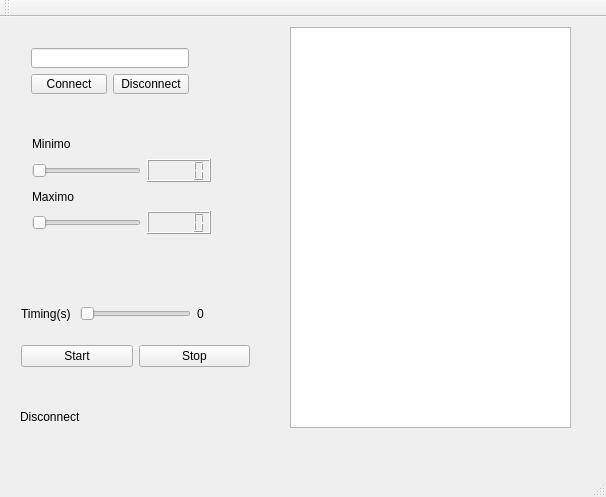
<?xml version="1.0" encoding="UTF-8"?>
<ui version="4.0">
 <class>MainWindow</class>
 <widget class="QMainWindow" name="MainWindow">
  <property name="geometry">
   <rect>
    <x>0</x>
    <y>0</y>
    <width>606</width>
    <height>497</height>
   </rect>
  </property>
  <property name="windowTitle">
   <string>MainWindow</string>
  </property>
  <widget class="QWidget" name="centralWidget">
   <widget class="QTextBrowser" name="textBrowser">
    <property name="geometry">
     <rect>
      <x>290</x>
      <y>10</y>
      <width>281</width>
      <height>401</height>
     </rect>
    </property>
   </widget>
   <widget class="QLabel" name="label_Status">
    <property name="geometry">
     <rect>
      <x>20</x>
      <y>390</y>
      <width>111</width>
      <height>20</height>
     </rect>
    </property>
    <property name="text">
     <string>Disconnect</string>
    </property>
   </widget>
   <widget class="QWidget" name="layoutWidget">
    <property name="geometry">
     <rect>
      <x>21</x>
      <y>107</y>
      <width>201</width>
      <height>121</height>
     </rect>
    </property>
    <layout class="QGridLayout" name="gridLayout">
     <item row="0" column="0">
      <widget class="QLabel" name="label_2">
       <property name="text">
        <string>Minimo</string>
       </property>
      </widget>
     </item>
     <item row="1" column="0">
      <widget class="QSlider" name="horizontalSliderMin">
       <property name="orientation">
        <enum>Qt::Orientation::Horizontal</enum>
       </property>
      </widget>
     </item>
     <item row="1" column="1">
      <widget class="QLCDNumber" name="lcdNumber"/>
     </item>
     <item row="2" column="0">
      <widget class="QLabel" name="label_3">
       <property name="text">
        <string>Maximo</string>
       </property>
      </widget>
     </item>
     <item row="3" column="0">
      <widget class="QSlider" name="horizontalSlider_2Max">
       <property name="orientation">
        <enum>Qt::Orientation::Horizontal</enum>
       </property>
      </widget>
     </item>
     <item row="3" column="1">
      <widget class="QLCDNumber" name="lcdNumber_2"/>
     </item>
    </layout>
   </widget>
   <widget class="QWidget" name="layoutWidget">
    <property name="geometry">
     <rect>
      <x>10</x>
      <y>260</y>
      <width>251</width>
      <height>121</height>
     </rect>
    </property>
    <layout class="QGridLayout" name="gridLayout_2">
     <item row="0" column="0">
      <widget class="QLabel" name="label">
       <property name="text">
        <string>Timing(s)</string>
       </property>
      </widget>
     </item>
     <item row="0" column="1" colspan="2">
      <widget class="QSlider" name="horizontalSlider_3Timing">
       <property name="orientation">
        <enum>Qt::Orientation::Horizontal</enum>
       </property>
      </widget>
     </item>
     <item row="1" column="0" colspan="2">
      <widget class="QPushButton" name="pushButtonStart">
       <property name="text">
        <string>Start</string>
       </property>
      </widget>
     </item>
     <item row="1" column="2" colspan="2">
      <widget class="QPushButton" name="pushButton_2">
       <property name="text">
        <string>Stop</string>
       </property>
      </widget>
     </item>
     <item row="0" column="3">
      <widget class="QLabel" name="label_4">
       <property name="text">
        <string>0</string>
       </property>
      </widget>
     </item>
    </layout>
   </widget>
   <widget class="QWidget" name="layoutWidget">
    <property name="geometry">
     <rect>
      <x>20</x>
      <y>20</y>
      <width>180</width>
      <height>68</height>
     </rect>
    </property>
    <layout class="QVBoxLayout" name="verticalLayout">
     <item>
      <widget class="QLineEdit" name="lineEdit_IP"/>
     </item>
     <item>
      <layout class="QGridLayout" name="gridLayout_3">
       <item row="0" column="0">
        <widget class="QPushButton" name="pushButtonConnect">
         <property name="text">
          <string>Connect</string>
         </property>
        </widget>
       </item>
       <item row="0" column="1">
        <widget class="QPushButton" name="pushButtonDisconnect">
         <property name="text">
          <string>Disconnect</string>
         </property>
        </widget>
       </item>
      </layout>
     </item>
    </layout>
   </widget>
  </widget>
  <widget class="QMenuBar" name="menuBar">
   <property name="geometry">
    <rect>
     <x>0</x>
     <y>0</y>
     <width>606</width>
     <height>25</height>
    </rect>
   </property>
  </widget>
  <widget class="QToolBar" name="mainToolBar">
   <attribute name="toolBarArea">
    <enum>TopToolBarArea</enum>
   </attribute>
   <attribute name="toolBarBreak">
    <bool>false</bool>
   </attribute>
  </widget>
  <widget class="QStatusBar" name="statusBar"/>
 </widget>
 <layoutdefault spacing="6" margin="11"/>
 <resources/>
 <connections>
  <connection>
   <sender>horizontalSliderMin</sender>
   <signal>valueChanged(int)</signal>
   <receiver>lcdNumber</receiver>
   <slot>display(int)</slot>
   <hints>
    <hint type="sourcelabel">
     <x>118</x>
     <y>194</y>
    </hint>
    <hint type="destinationlabel">
     <x>172</x>
     <y>203</y>
    </hint>
   </hints>
  </connection>
  <connection>
   <sender>horizontalSlider_2Max</sender>
   <signal>valueChanged(int)</signal>
   <receiver>lcdNumber_2</receiver>
   <slot>display(int)</slot>
   <hints>
    <hint type="sourcelabel">
     <x>89</x>
     <y>263</y>
    </hint>
    <hint type="destinationlabel">
     <x>175</x>
     <y>261</y>
    </hint>
   </hints>
  </connection>
  <connection>
   <sender>horizontalSlider_3Timing</sender>
   <signal>valueChanged(int)</signal>
   <receiver>label_4</receiver>
   <slot>setNum(int)</slot>
   <hints>
    <hint type="sourcelabel">
     <x>177</x>
     <y>332</y>
    </hint>
    <hint type="destinationlabel">
     <x>211</x>
     <y>338</y>
    </hint>
   </hints>
  </connection>
 </connections>
</ui>
